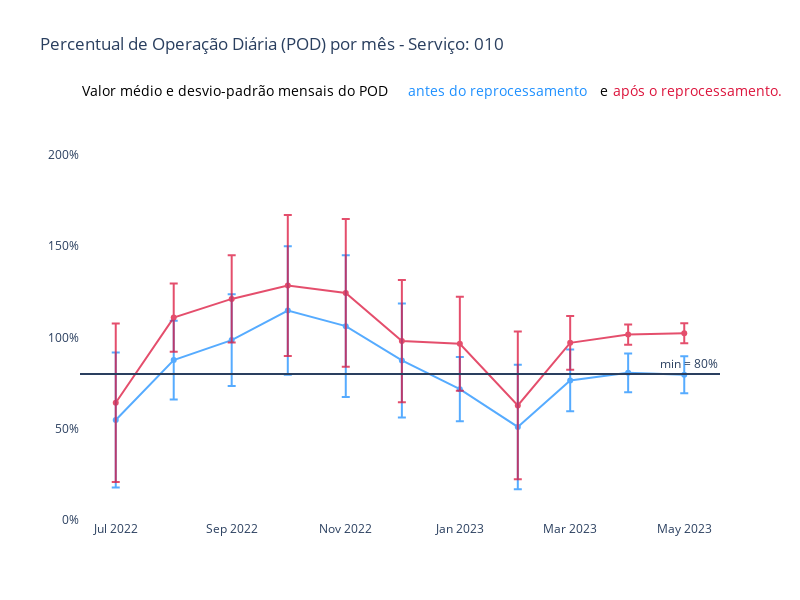

Notebook code for this chart:
### Markdown cell above
Consolidar POD pré e pós reprocessamento em apenas um gráfico.

### Code cell
# Calcular a média e o desvio padrão de perc_km_planejada por mês para ambos os DataFrames
media_pre = pod_pre_reprocessamento.groupby('mes_ano')['perc_km_planejada'].mean()
std_pre = pod_pre_reprocessamento.groupby('mes_ano')['perc_km_planejada'].std()

media_pos = pod_pos_reprocessamento.groupby('mes_ano')['perc_km_planejada'].mean()
std_pos = pod_pos_reprocessamento.groupby('mes_ano')['perc_km_planejada'].std()

### Figure 1 — Plotly figure (JSON) as saved in the notebook; plotly's stock layout.template omitted (floating-point values rounded to 4 significant figures)
{"data": [{"error_y": {"array": [36.98, 21.59, 25.09, 35.23, 38.76, 31.24, 17.6, 34.09, 16.86, 10.59, 10.07], "color": "dodgerblue", "type": "data", "visible": true}, "marker": {"color": "dodgerblue"}, "mode": "lines+markers", "name": "Antes do Reprocessamento", "opacity": 0.75, "type": "scatter", "x": ["2022-07", "2022-08", "2022-09", "2022-10", "2022-11", "2022-12", "2023-01", "2023-02", "2023-03", "2023-04", "2023-05"], "y": [54.77, 87.55, 98.5, 114.7, 106.2, 87.37, 71.66, 50.98, 76.46, 80.58, 79.55]}, {"error_y": {"array": [43.41, 18.67, 23.87, 38.62, 40.48, 33.43, 25.71, 40.47, 14.77, 5.557, 5.486], "color": "crimson", "type": "data", "visible": true}, "marker": {"color": "crimson"}, "mode": "lines+markers", "name": "Após Reprocessamento", "opacity": 0.75, "type": "scatter", "x": ["2022-07", "2022-08", "2022-09", "2022-10", "2022-11", "2022-12", "2023-01", "2023-02", "2023-03", "2023-04", "2023-05"], "y": [64.23, 110.8, 121.1, 128.4, 124.4, 97.97, 96.48, 62.75, 97, 101.6, 102.3]}], "layout": {"annotations": [{"font": {"color": "black", "size": 14}, "showarrow": false, "text": "Valor médio e desvio-padrão mensais do POD", "x": 0, "xanchor": "left", "xref": "paper", "y": 1.05, "yref": "paper"}, {"font": {"color": "dodgerblue", "size": 14}, "showarrow": false, "text": "antes do reprocessamento", "x": 0.51, "xanchor": "left", "xref": "paper", "y": 1.05, "yref": "paper"}, {"font": {"color": "black", "size": 14}, "showarrow": false, "text": "e", "x": 0.81, "xanchor": "left", "xref": "paper", "y": 1.05, "yref": "paper"}, {"font": {"color": "crimson", "size": 14}, "showarrow": false, "text": "após o reprocessamento.", "x": 0.83, "xanchor": "left", "xref": "paper", "y": 1.05, "yref": "paper"}, {"showarrow": false, "text": "min = 80%", "x": 1, "xanchor": "right", "xref": "x domain", "y": 80, "yanchor": "bottom", "yref": "y"}], "height": 600, "plot_bgcolor": "white", "shapes": [{"type": "line", "x0": 0, "x1": 1, "xref": "x domain", "y0": 80, "y1": 80, "yref": "y"}], "showlegend": false, "title": {"text": "Percentual de Operação Diária (POD) por mês - Serviço: 010"}, "width": 800, "xaxis": {"showgrid": false, "zeroline": false}, "yaxis": {"range": [0, 230], "showgrid": false, "ticksuffix": "%", "zeroline": false}}}
